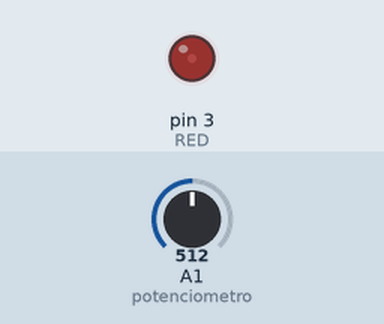
Simulated run of this sketch. Board: Arduino Uno, built with avr-gcc and run on an emulated ATmega328P. On the bench: output pins drawn as LEDs (lit = HIGH). Inputs (shaded band) come from the test bench; at power-on: A1 (potenciometro) = 512.

Above: at 1.2 s.
1.3 s: A1 (potenciometro) set to 716
At 2.2 s:
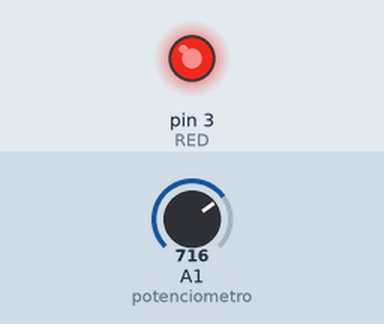
2.8 s: A1 (potenciometro) set to 749
At 3.4 s:
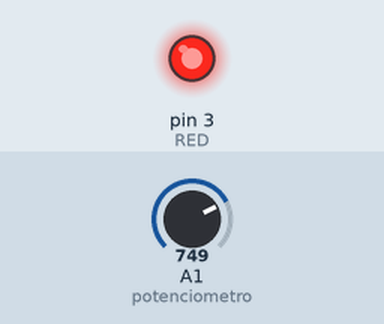
4.3 s: A1 (potenciometro) set to 760
At 5.5 s:
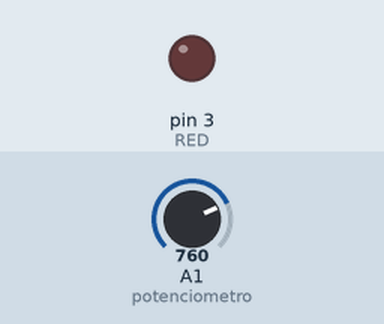
5.8 s: A1 (potenciometro) set to 900
At 6.9 s:
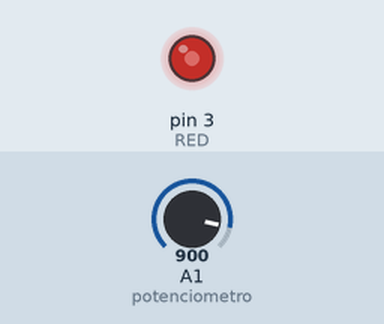
Timing chart, 0 to 8.3 s (numbered marks = the images above; inputs shaded):
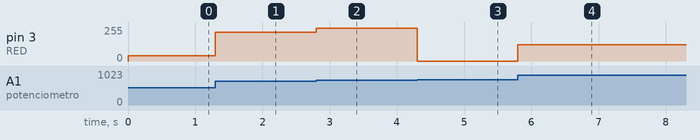

Measured:
- the behaviour switches between 759 and 760 on A1 (potenciometro) (found by bisection; images 2 and 3)
- after the input at 1.3 s, pin 3 (RED): 38/255 → 217/255 at once
- after the input at 2.8 s, pin 3 (RED): 217/255 → 246/255 at once
- after the input at 4.3 s, pin 3 (RED): 246/255 → 0/255 at once
- after the input at 5.8 s, pin 3 (RED): 0/255 → 123/255 at once

The sketch:

control_de_brillo_de_un_led.ino
```cpp
/*
  Fundacion Kinal
  Centro Educativo Tecnico Kinal
  Electronica
  Grado: Quinto
  Curso: Taller de Electronica Digital
  Alumno: Roberto Antonio Monterroso Aguilar
  Seccion: A
  Carne: 2019507
  Proyecto: Uso de interrupciones de termporizador
*/
//Directivas del preprocesador
#define RED 3 //pin 3 para PWM de un led
#define potenciometro A1 //pin A1 para uso del potenciometro

//Funciones a usar
void colores_RGB (void);

//Variables
int nitidez = 0; // variable entera usar para determinar el brillo.

void setup()
{
  Serial.begin(9600);  //Inicio la comunicacion serial
  pinMode(RED, OUTPUT);  //pin donde utilizo el PWM como salida del led.
  pinMode(potenciometro, INPUT); // se define el pin del potenciometro como entrada.
}

void loop()
{
  nitidez = map(analogRead (potenciometro), 0, 1023, 100, 1000); // alterna los valores
  analogWrite(RED, nitidez);
}
```
